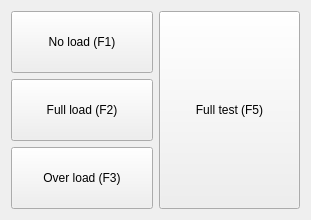
  <widget class="QWidget" name="layoutWidget">
   <property name="geometry">
    <rect>
     <x>660</x>
     <y>10</y>
     <width>311</width>
     <height>220</height>
    </rect>
   </property>
   <layout class="QGridLayout" name="gridLayout">
    <item row="0" column="0">
     <widget class="QToolButton" name="pbNOLOAD">
      <property name="sizePolicy">
       <sizepolicy hsizetype="Expanding" vsizetype="Expanding">
        <horstretch>0</horstretch>
        <verstretch>0</verstretch>
       </sizepolicy>
      </property>
      <property name="toolTip">
       <string notr="true"/>
      </property>
      <property name="statusTip">
       <string notr="true"/>
      </property>
      <property name="whatsThis">
       <string notr="true"/>
      </property>
      <property name="accessibleName">
       <string notr="true"/>
      </property>
      <property name="accessibleDescription">
       <string notr="true"/>
      </property>
      <property name="text">
       <string>No load (F1)</string>
      </property>
      <property name="checkable">
       <bool>true</bool>
      </property>
     </widget>
    </item>
    <item row="2" column="0">
     <widget class="QToolButton" name="pbOVERLOAD">
      <property name="sizePolicy">
       <sizepolicy hsizetype="Expanding" vsizetype="Expanding">
        <horstretch>1</horstretch>
        <verstretch>0</verstretch>
       </sizepolicy>
      </property>
      <property name="toolTip">
       <string notr="true"/>
      </property>
      <property name="statusTip">
       <string notr="true"/>
      </property>
      <property name="whatsThis">
       <string notr="true"/>
      </property>
      <property name="accessibleName">
       <string notr="true"/>
      </property>
      <property name="accessibleDescription">
       <string notr="true"/>
      </property>
      <property name="text">
       <string>Over load (F3)</string>
      </property>
      <property name="checkable">
       <bool>true</bool>
      </property>
     </widget>
    </item>
    <item row="0" column="1" rowspan="3">
     <widget class="QToolButton" name="pbFULLTEST">
      <property name="sizePolicy">
       <sizepolicy hsizetype="Expanding" vsizetype="Expanding">
        <horstretch>1</horstretch>
        <verstretch>0</verstretch>
       </sizepolicy>
      </property>
      <property name="toolTip">
       <string notr="true"/>
      </property>
      <property name="statusTip">
       <string notr="true"/>
      </property>
      <property name="whatsThis">
       <string notr="true"/>
      </property>
      <property name="accessibleName">
       <string notr="true"/>
      </property>
      <property name="accessibleDescription">
       <string notr="true"/>
      </property>
      <property name="text">
       <string>Full test (F5)</string>
      </property>
      <property name="checkable">
       <bool>true</bool>
      </property>
     </widget>
    </item>
    <item row="1" column="0">
     <widget class="QToolButton" name="pbFULLLOAD">
      <property name="sizePolicy">
       <sizepolicy hsizetype="Expanding" vsizetype="Expanding">
        <horstretch>1</horstretch>
        <verstretch>0</verstretch>
       </sizepolicy>
      </property>
      <property name="toolTip">
       <string notr="true"/>
      </property>
      <property name="statusTip">
       <string notr="true"/>
      </property>
      <property name="whatsThis">
       <string notr="true"/>
      </property>
      <property name="accessibleName">
       <string notr="true"/>
      </property>
      <property name="accessibleDescription">
       <string notr="true"/>
      </property>
      <property name="text">
       <string>Full load (F2)</string>
      </property>
      <property name="checkable">
       <bool>true</bool>
      </property>
     </widget>
    </item>
   </layout>
  </widget>
